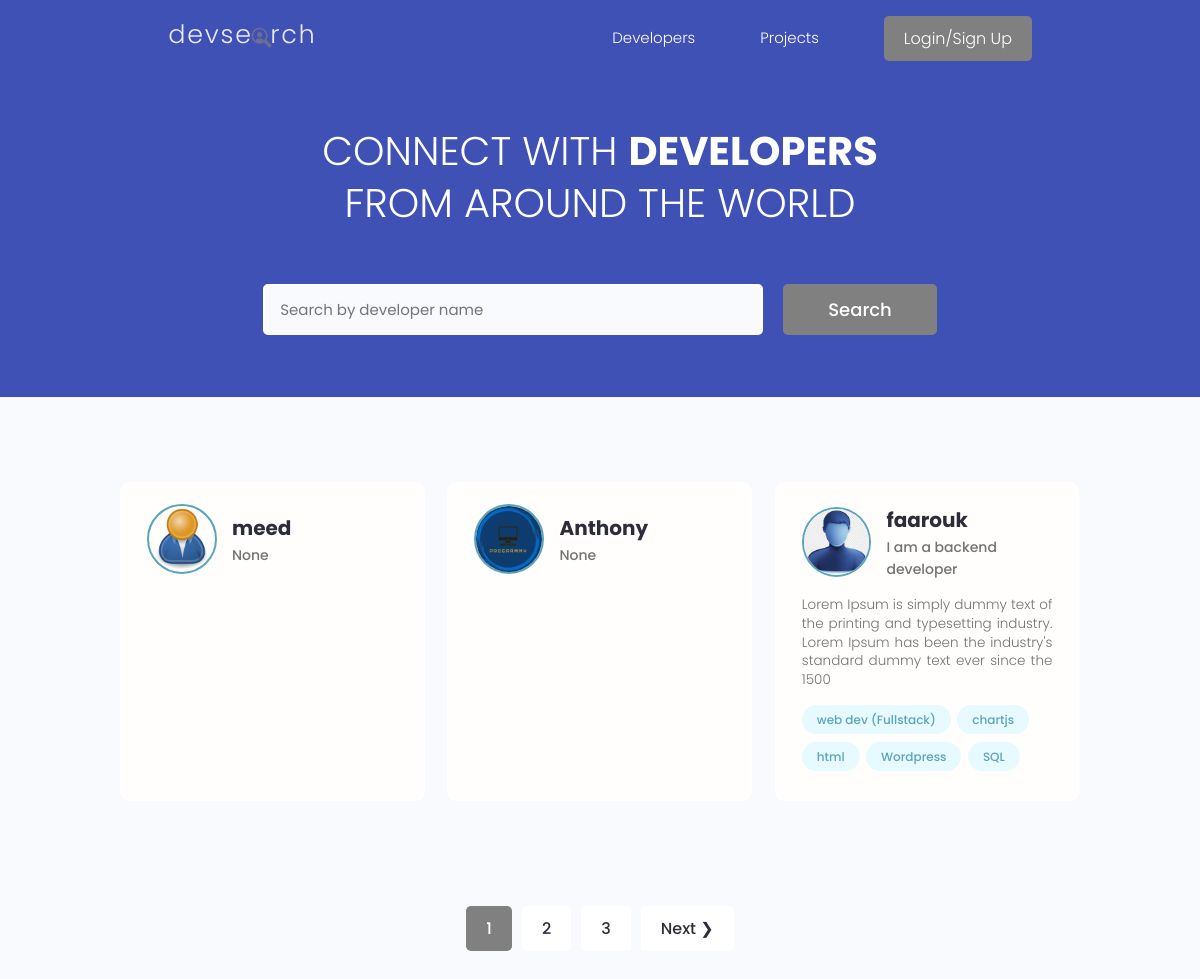
The page / on the database its author committed.
### users/models.py (models this page shows, shortened)
class Profile(models.Model):
    user = models.OneToOneField(User,on_delete=models.CASCADE,null=True,blank=True)
    name = models.CharField(max_length=200,null=True,blank=True)
    email = models.EmailField(max_length=500,null=True,blank=True)
    username = models.CharField(max_length=200,null=True,blank=True)
    location = models.CharField(max_length=200,null=True,blank=True)
    short_intro = models.CharField(max_length=200,null=True,blank=True)
    bio = models.TextField(null=True,blank=True)
    profile_image = models.ImageField(null=True,blank=True,upload_to='profiles/',default="profiles/user-default.png")
    social_github = models.CharField(max_length=200,null=True,blank=True)
    social_twitter = models.CharField(max_length=200,null=True,blank=True)
    social_linkedin = models.CharField(max_length=200,null=True,blank=True)
    social_youtube = models.CharField(max_length=200,null=True,blank=True)
    social_website = models.CharField(max_length=200,null=True,blank=True)
    created = models.DateTimeField(auto_now_add=True)
    id = models.UUIDField(default=uuid.uuid4, unique = True,
                          primary_key=True,editable=False)

class Skill(models.Model):
    owner = models.ForeignKey(Profile,on_delete=models.CASCADE,null=True,blank=True)
    name =  models.CharField(max_length=200,null=True,blank=True)
    description = models.TextField(null=True,blank=True)
    created = models.DateTimeField(auto_now_add=True)
    id = models.UUIDField(default=uuid.uuid4, unique = True,
                          primary_key=True,editable=False)
    def __str__(self) -> str:
        return str(self.name)

### users/views.py (the view)
# urls.py: path('',views.profiles,name = "profiles"),
def profiles(request):
    profiles, search_query = searchProfiles(request)
    custom_range,profiles = paginateProfiles(request,profiles,3)
    context = {'profiles' : profiles,'search_query':search_query , 'custom_range' : custom_range}
    return render(request, 'users/profiles.html',context)

### users/utils.py (called while the page is built)
def paginateProfiles(request,profiles,results):
    page = request.GET.get('page')
    paginator = Paginator(profiles, results)
    try:
      profiles = paginator.page(page)
    except PageNotAnInteger:
       page = 1
       profiles = paginator.page(page)
    except EmptyPage:
       page = paginator.num_pages
       profiles = paginator.page(page)
    leftIndex = (int(page) - 4)
    if leftIndex < 1 :
       leftIndex = 1
    rightIndex = (int(page) + 5)
    if rightIndex > paginator.num_pages :
       rightIndex = paginator.num_pages + 1
    custom_range = range(leftIndex,rightIndex)
    return custom_range, profiles

def searchProfiles(request):
    search_query = ''
    if request.GET.get('search_query'):
       search_query = request.GET.get('search_query')
    skills = Skill.objects.filter(name__icontains =search_query )
    profiles = Profile.objects.distinct().filter(
       Q(name__icontains=search_query) |
       Q(short_intro__icontains = search_query) |
       Q(skill__in = skills)
       )
    return profiles, search_query

### users/templates/users/profiles.html (shortened to what this page needs)
{% extends 'main.html' %} {% block content %}
<main class="home">
	<section class="hero-section text-center">
		<div class="container container--narrow">
			<div class="hero-section__box">
				<h2>CONNECT WITH <span>DEVELOPERS</span></h2>
				<h2>FROM AROUND THE WORLD</h2>
			</div>
			<div class="hero-section__search">
				<form
					id="searchForm"
					class="form"
					action="{% url 'profiles' %}"
					method="get">
					<div class="form__field">
						<input
							class="input input--text"
							id="formInput#search"
							type="text"
							name="search_query"
              value="{{search_query}}"
							placeholder="Search by developer name" />
					</div>
					<input
						class="btn btn--sub btn--lg"
						type="submit"
						value="Search" />
				</form>
			</div>
		</div>
	</section>
	<section class="devlist">
		<div class="container">
			<div class="grid grid--three">
				{% for profile in profiles %}
				<div class="column card">
					<div class="dev">
						<a
							href="{% url 'user-profile' profile.id %}"
							class="card__body">
							<div class="dev__profile">
								<img
									class="avatar avatar--md"
									src="{{profile.profile_image.url}}"
									alt="image" />
								<div class="dev__meta">
									<h3>{{profile.name}}</h3>
									<h5>{{profile.short_intro|slice:"60"}}</h5>
								</div>
							</div>
							<p class="dev__info">{{profile.bio|slice:"150"}}</p>
							<div class="dev__skills">
								{% for skill in profile.skill_set.all|slice:"5" %}
								<span class="tag tag--pill tag--main">
									<small>{{skill}}</small>
								</span>
								{% endfor %}
							</div>
						</a>
					</div>
				</div>
				{% endfor %}
			</div>
		</div>
	</section>
	{% include 'pagination.html' with queryset=profiles custom_range=custom_range %}
</main>
{% endblock %}

### static/styles/app.css (style rules this page uses)
:root { --color-sub: #2d2d39; }
.btn--sub { background-color: gray; }
.card { border: 2px solid var(--color-light); }
img { width: 100%; }
.hero-section { height: 40vh; display: flex; align-items: center; background-color: var(--color-sub); }
.hero-section__box { margin-bottom: 4rem; }
.hero-section__box > h2, .hero-section__box > h2 > span { font-size: 4rem; color: var(--color-light); line-height: 1.3; text-transform: uppercase; }
.hero-section__box > h2 { font-weight: 300; }
.hero-section__box > h2 > span { font-weight: 700; }
.hero-section__search > .form { display: flex; align-items: center; justify-content: center; gap: 2rem; }
.hero-section__search > .form input.input--text { width: 50rem; }
.devlist { margin-top: 8rem; }
.devlist .grid { align-items: stretch; }
.devlist .dev .dev__profile { display: flex; align-items: center; gap: 1.5rem; }
.devlist .dev .dev__meta h3 { color: var(--color-sub); font-size: 2rem; font-weight: 700; }
.devlist .dev .dev__meta h5 { color: var(--color-text); font-size: 1.4rem; font-weight: 500; }
.devlist .dev .dev__info { margin: 1.5rem 0; font-size: 1.35rem; line-height: 1.4; text-align: justify; }
:root { --color-primary: #3f51b5; --color-light: #ffffff; }
.hero-section { background-color: var(--color-primary); color: var(--color-light); }

### static/uikit/styles/modules/_variables.css (style rules this page uses)
:root { --color-main: #5aa5b9; --color-main-light: #e6faff; --color-sub: #3f4156; --color-sub-light: #51546e; --color-sub-lighter: #ededfd; --color-text: #737373; --color-gray: #8b8b8b; --color-light: #e5e7eb; --color-light-gray: #767676; --color-bg: #f8fafd; --color-white: #fffefd; --color-white-light: #f3f3f3; --color-success: #359e64; --color-success-bg: #def8e8; --color-error: #fc4b0b; --color-error-bg: #fff2ee; --font-base: 'Poppins', arial, helvetica, 'Segoe UI', roboto, ubuntu, sans-serif; --font-monospace: 'Fira Code', 'Courier New', courier, monospace; --font-regular: 300; --font-medium: 500; --font-bold: 700; --generic-shadow: 1px 1px 5px #00000010; --generic-transition: all 0.3s ease-in-out; }

### static/uikit/styles/modules/_base.css (style rules this page uses)
* { margin: 0; padding: 0; box-sizing: border-box; text-rendering: optimizeLegibility; color: inherit; font-size: inherit; }
html { font-size: 50%; }
@media only screen and (min-width: 480px) { html { font-size: 56.25%; } }
@media only screen and (min-width: 1200px) { html { font-size: 62.5%; } }
body { line-height: 1.6; font-weight: 400; font-size: 1.5rem; color: var(--color-text); background-color: var(--color-bg); min-height: 100vh; }

### static/uikit/styles/modules/_typography.css (style rules this page uses)
* { font-family: var(--font-base); }
h2 { font-size: 3.6rem; font-weight: var(--font-bold); }
h3 { font-size: 3.2rem; font-weight: var(--font-medium); }
h5 { font-size: 2.4rem; font-weight: var(--font-medium); }
h5, h6 { font-weight: var(--font-regular); }
p, span, strong { font-size: 1.6rem; color: var(--color-text); font-weight: var(--font-regular); }
a { padding-bottom: 2px; text-decoration: none; display: inline-block; color: var(--color-main); font-weight: var(--font-medium); }

### static/uikit/styles/modules/_utilities.css (style rules this page uses)
.container { width: 92%; max-width: 165rem; margin: 0 auto; box-sizing: border-box; }
.container--narrow { width: 92%; max-width: 120rem; }
@media screen and (min-width: 1000px) { .container { width: 90%; } }
@media screen and (min-width: 1000px) { .container--narrow { width: 85%; } }
@media screen and (min-width: 1200px) { .container { width: 80%; } }
@media screen and (min-width: 1200px) { .container--narrow { width: 72%; } }
.text-center { text-align: center; }

### static/uikit/styles/modules/_avatar.css (style rules this page uses)
.avatar { border-radius: 50%; border: 2px solid var(--color-main); object-fit: cover; }
.avatar--md { height: 7rem; width: 7rem; }

### static/uikit/styles/modules/_button.css (style rules this page uses)
.btn { display: inline-block; position: relative; cursor: pointer; background-color: var(--color-light); font-weight: var(--font-medium); color: var(--color-sub); text-decoration: none; padding: 1rem 2rem; border-radius: 0.5rem; border: none; width: -webkit-fit-content; width: -moz-fit-content; width: fit-content; height: -webkit-fit-content; height: -moz-fit-content; height: fit-content; font-size: 1.6rem; outline-width: 0; outline-color: transparent; -webkit-backface-visibility: hidden; backface-visibility: hidden; transition: all 0.3s ease-in-out; }
.btn--sub { background-color: var(--color-sub); color: var(--color-white); }
.btn--lg { font-size: 1.8rem; padding: 1.2rem 4.5rem; }

### static/uikit/styles/modules/_card.css (style rules this page uses)
.card { border-radius: 1rem; background-color: var(--color-white); border: 1.5px solid var(--color-light); width: auto; height: auto; margin-top: 0.5rem; margin-bottom: 0.5rem; overflow: hidden; }
.card__body, .card__header { padding: 2rem 2.5rem; }

### rows shown on the page
Profile: profile_image (placeholder picture), name "meed", short_intro "None"
Profile: profile_image (picture), name "Anthony", short_intro "None"
Profile: profile_image (picture), name "faarouk", short_intro "I am a backend developer", bio "Lorem Ipsum is simply dummy text of the printing and typesetting industry. Lorem Ipsum has been the industry's standard dummy text ever since the 1500"
Skill: name "web dev (Fullstack)"
Skill: name "chartjs"
Skill: name "html"
Skill: name "Wordpress"
Skill: name "SQL"

### other values the page prints
{{ page }} "1"
{{ page }} "2" "3"
